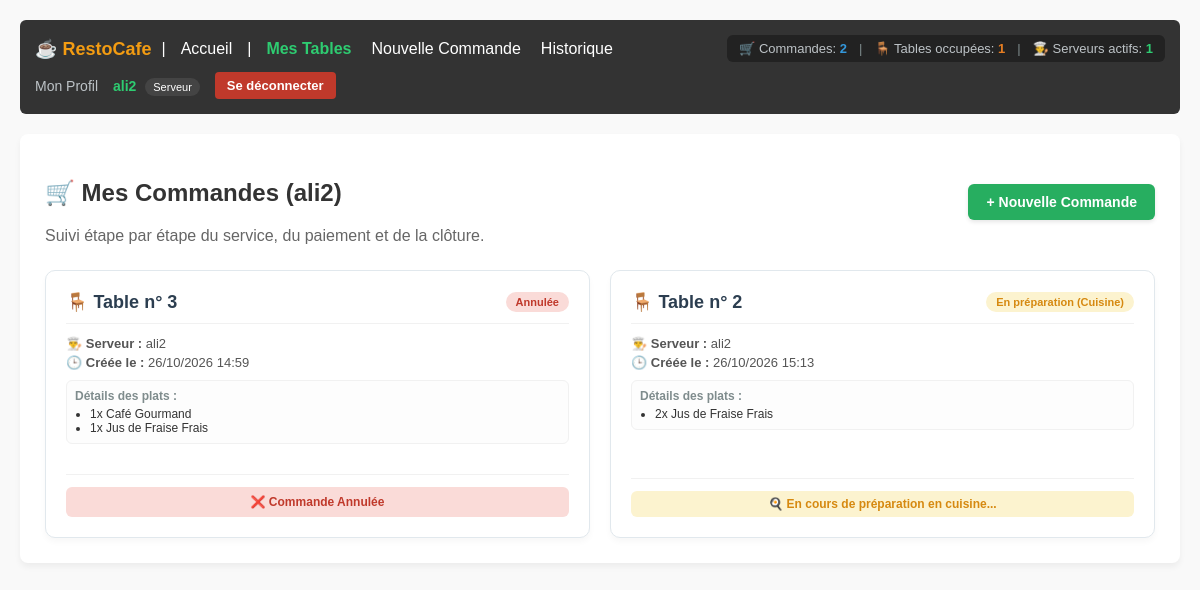
Page /commandes/ (signed in) on the earlier database version.
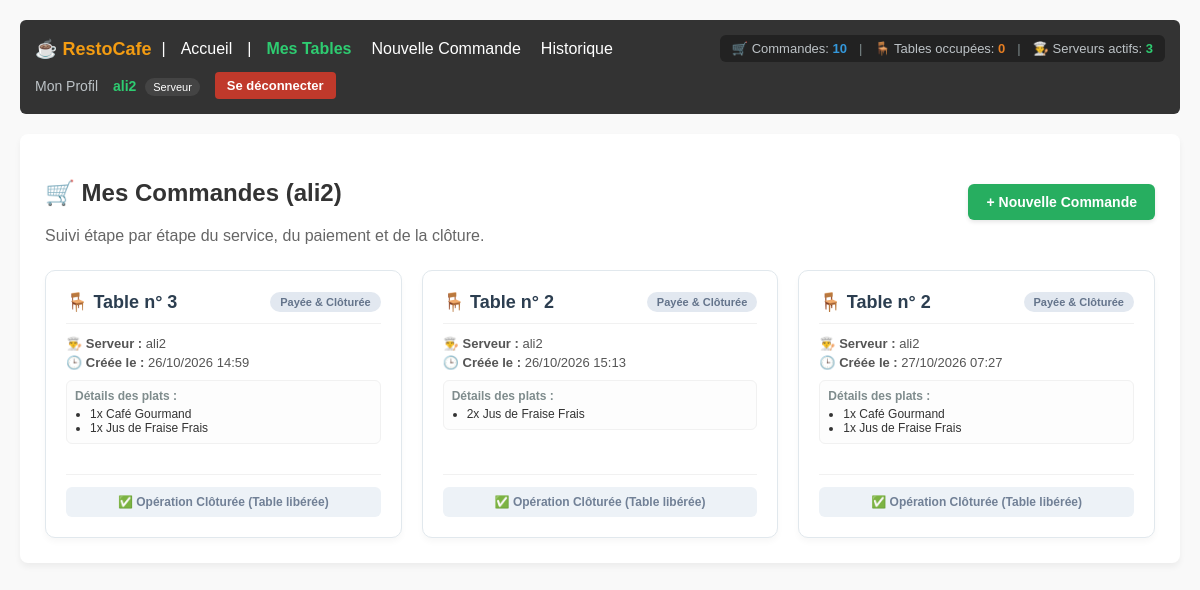
Same page on the later database version.
### commandes/models.py (models this page shows, shortened)
class Commande(models.Model):
    STATUT_CHOICES = (
        ('en_attente', 'En attente (Confirmée par serveur)'),
        ('en_preparation', 'En préparation (Cuisine)'),
        ('prete', 'Prête à servir'),
        ('servie', 'Servie à la table'),
        ('annulee', 'Annulée'),
        ('payee', 'Payée & Clôturée'),
    )
    table = models.ForeignKey(
        Table, on_delete=models.CASCADE, related_name='commandes'
    )
    serveur = models.ForeignKey(
        settings.AUTH_USER_MODEL,
        on_delete=models.SET_NULL,
        null=True,
        blank=True,
        related_name='commandes_gerees',
    )
    statut = models.CharField(
        max_length=20, choices=STATUT_CHOICES, default='en_attente'
    )
    date_creation = models.DateTimeField(auto_now_add=True)

class LigneCommande(models.Model):
    commande = models.ForeignKey(
        Commande, on_delete=models.CASCADE, related_name='lignes'
    )
    plat = models.ForeignKey(Plat, on_delete=models.CASCADE)
    quantite = models.PositiveIntegerField(default=1)

### tables/models.py (models this page shows, shortened)
class Table(models.Model):
  numero = models.IntegerField(unique=True)
  serveur = models.ForeignKey(
      settings.AUTH_USER_MODEL,
      on_delete=models.SET_NULL,
      null=True,
      blank=True,
      limit_choices_to={'role': 'serveur'},
      related_name='tables',
  )
  token_qr = models.UUIDField(default=uuid.uuid4, editable=False, unique=True)
  is_active = models.BooleanField(default=True)

### accounts/models.py (models this page shows, shortened)
class User(AbstractUser):
  ROLE_CHOICES = (
      ('admin', 'Administrateur'),
      ('serveur', 'Serveur'),
      ('cuisine', 'Cuisinier'),
  )
  role = models.CharField(
      max_length=20, choices=ROLE_CHOICES, default='serveur'
  )
  tel = models.CharField(max_length=20, blank=True, null=True)
  photo = models.ImageField(upload_to='profils/', blank=True, null=True)

### menu/models.py (models this page shows, shortened)
class Plat(models.Model):
    categorie = models.ForeignKey(
        Categorie, on_delete=models.CASCADE, related_name='plats'
    )
    nom = models.CharField(max_length=150)
    description = models.TextField(blank=True, null=True)
    prix = models.DecimalField(max_digits=6, decimal_places=2)
    disponible_du_jour = models.BooleanField(default=True)
    is_active = models.BooleanField(default=True)
    image = models.ImageField(upload_to='plats/', blank=True, null=True)

### commandes/views.py (the view)
# urls.py: path('', CommandeListView.as_view(), name='commande_list'),
@method_decorator(login_required, name='dispatch')
class CommandeListView(ListView):
    model = Commande
    template_name = 'commandes/commande_list.html'
    context_object_name = 'commandes'
    ordering = ['-date_creation']
    def get_queryset(self):
        user = self.request.user
        if user.is_superuser or getattr(user, 'role', '') == 'admin':
            return Commande.objects.all()
        elif getattr(user, 'role', '') == 'serveur':
            return Commande.objects.filter(
                Q(serveur=user) | Q(table__serveur=user)
            ).distinct()
        elif getattr(user, 'role', '') == 'cuisine':
            return Commande.objects.filter(statut__in=['en_attente', 'en_preparation', 'prete'])
        return Commande.objects.none()

### accounts/context_processors.py (called while the page is built)
def restaurant_stats(request):
    if not request.user.is_authenticated:
        return {}
    total_commandes = Commande.objects.count()
    tables_occupees = Table.objects.filter(
        commandes__statut__in=['en_attente', 'en_preparation', 'prete']
    ).distinct().count()
    serveurs_actifs = User.objects.filter(
        role='serveur',
        commandes_gerees__isnull=False
    ).distinct().count()
    serveurs_stats = User.objects.filter(role='serveur').prefetch_related('commandes_gerees')
    return {
        'stat_commandes': total_commandes,
        'stat_tables_occupees': tables_occupees,
        'stat_serveurs': serveurs_actifs,
        'serveurs_stats': serveurs_stats,
    }

### commandes/templates/commandes/commande_list.html (shortened to what the changed rows need)
{% extends 'base.html' %}
{% block content %}
    <div style="display: flex; justify-content: space-between; align-items: center; margin-bottom: 25px; flex-wrap: wrap; gap: 15px;">
        <div>
            <h2>🛒
                {% if user.role == 'serveur' %}
                    Mes Commandes ({{ user.username }})
                {% else %}
                    Gestion de toutes les Commandes
                {% endif %}
            </h2>
        </div>
    </div>
    <div style="display: grid; grid-template-columns: repeat(auto-fit, minmax(320px, 1fr)); gap: 20px;">
        {% for cmd in commandes %}
            <div style="background: #ffffff; border: 1px solid #e1e8ed; border-radius: 10px; padding: 20px; box-shadow: 0 4px 6px rgba(0,0,0,0.03); display: flex; flex-direction: column; justify-content: space-between;">
                <div>
                    <div style="display: flex; justify-content: space-between; align-items: center; margin-bottom: 12px; border-bottom: 1px solid #f1f1f1; padding-bottom: 10px;">
                        <span style="font-size: 18px; font-weight: bold; color: #2c3e50;">
                            🪑 Table n° {{ cmd.table.numero }}
                        </span>
                        <span style="padding: 4px 10px; border-radius: 12px; font-size: 11px; font-weight: bold;
                            {% if cmd.statut == 'payee' %} background: #e2e8f0; color: #64748b;
                            {% elif cmd.statut == 'servie' %} background: #fef9e7; color: #b7950b;
                            {% elif cmd.statut == 'prete' %} background: #d4efdf; color: #27ae60;
                            {% elif cmd.statut == 'en_preparation' %} background: #fcf3cf; color: #d68910;
                            {% elif cmd.statut == 'annulee' %} background: #fadbd8; color: #c0392b;
                            {% else %} background: #ebf5fb; color: #2980b9; {% endif %}">
                            {{ cmd.get_statut_display }}
                        </span>
                    </div>
                    <div style="margin-bottom: 15px; font-size: 13px; color: #555;">
                        <p style="margin: 4px 0;"><strong>👨‍🍳 Serveur :</strong> {{ cmd.serveur.username|default:"Non assigné" }}</p>
                        <p style="margin: 4px 0;"><strong>🕒 Créée le :</strong> {{ cmd.date_creation|date:"d/m/Y H:i" }}</p>
                        {% if cmd.lignes.all %}
                            <div style="margin-top: 10px; background: #fdfdfd; border: 1px solid #f1f1f1; padding: 8px; border-radius: 6px;">
                                <strong style="font-size: 12px; color: #7f8c8d; display: block; margin-bottom: 4px;">Détails des plats :</strong>
                                <ul style="margin: 0; padding-left: 15px; font-size: 12px; color: #333;">
                                    {% for ligne in cmd.lignes.all %}
                                        <li>{{ ligne.quantite }}x {{ ligne.plat.nom }}</li>
                                    {% endfor %}
                                </ul>
                            </div>
                        {% endif %}
                    </div>
                </div>
                <div style="margin-top: 15px; border-top: 1px solid #f1f1f1; padding-top: 12px;">
                    {% if cmd.statut == 'en_attente' %}
                        <div style="text-align: center; color: #2980b9; font-size: 12px; font-weight: bold; padding: 6px; background: #ebf5fb; border-radius: 6px;">
                            ⏳ Confirmée par le serveur — En attente de la cuisine
                        </div>
                    {% elif cmd.statut == 'en_preparation' %}
                        <div style="text-align: center; color: #d68910; font-size: 12px; font-weight: bold; padding: 6px; background: #fcf3cf; border-radius: 6px;">
                            🍳 En cours de préparation en cuisine...
                        </div>
                    {% elif cmd.statut == 'payee' %}
                        <div style="text-align: center; color: #718096; font-size: 12px; font-weight: bold; padding: 8px; background: #edf2f7; border-radius: 6px;">
                            ✅ Opération Clôturée (Table libérée)
                        </div>
                    {% elif cmd.statut == 'annulee' %}
                        <div style="text-align: center; color: #c0392b; font-size: 12px; font-weight: bold; padding: 8px; background: #fadbd8; border-radius: 6px;">
                            ❌ Commande Annulée
                        </div>
                    {% endif %}
                </div>
            </div>
        {% empty %}
            <p style="grid-column: 1 / -1; color: #7f8c8d; text-align: center; padding: 40px; background: #fff; border-radius: 8px; border: 1px solid #e1e8ed;">
                Aucune commande enregistrée pour le moment.
            </p>
        {% endfor %}
    </div>
{% endblock %}

### templates/navbar.html (shortened to what this page needs)
<nav style="background: #333; color: #fff; padding: 15px; margin-bottom: 20px; border-radius: 6px; display: flex; justify-content: space-between; align-items: center; flex-wrap: wrap; gap: 10px;">
    <div style="display: flex; align-items: center; gap: 10px; flex-wrap: wrap;">
        <strong style="font-size: 18px; color: #f39c12;">☕ RestoCafe</strong> |
        <a href="{% url 'accounts:home' %}" style="color: #fff; text-decoration: none; margin: 0 5px;">Accueil</a>
        {% if user.is_authenticated %}
            |
            {% if user.role == 'admin' or user.is_superuser %}
                <a href="{% url 'accounts:admin_dashboard' %}" style="color: #3498db; text-decoration: none; margin: 0 5px; font-weight: bold;">Dashboard Admin</a>
                <a href="{% url 'accounts:user_list' %}" style="color: #fff; text-decoration: none; margin: 0 5px;">Utilisateurs</a>
                <a href="{% url 'tables:table_list' %}" style="color: #fff; text-decoration: none; margin: 0 5px;">Tables</a>
                <a href="{% url 'commandes:commande_list' %}" style="color: #fff; text-decoration: none; margin: 0 5px;">Commandes</a>
            {% elif user.role == 'serveur' %}
                <a href="{% url 'tables:serveur_dashboard' %}" style="color: #2ecc71; text-decoration: none; margin: 0 5px; font-weight: bold;">Mes Tables</a>
                <a href="{% url 'commandes:commande_add' %}" style="color: #fff; text-decoration: none; margin: 0 5px;">Nouvelle Commande</a>
                <a href="{% url 'commandes:commande_list' %}" style="color: #fff; text-decoration: none; margin: 0 5px;">Historique</a>
            {% elif user.role == 'cuisine' %}
                <a href="{% url 'commandes:cuisine_dashboard' %}" style="color: #f39c12; text-decoration: none; margin: 0 5px; font-weight: bold;">Dashboard Cuisine</a>
            {% endif %}
        {% endif %}
    </div>
    {% if user.is_authenticated %}
        <div style="display: flex; align-items: center; gap: 12px; background: #222; padding: 6px 12px; border-radius: 6px; font-size: 13px;">
            <span style="color: #bdc3c7;" title="Commandes totales">
                🛒 Commandes: <strong style="color: #3498db;">{{ stat_commandes|default:0 }}</strong>
            </span>
            <span style="color: #7f8c8d;">|</span>
            <span style="color: #bdc3c7;" title="Tables occupées">
                🪑 Tables occupées: <strong style="color: #e67e22;">{{ stat_tables_occupees|default:0 }}</strong>
            </span>
            <span style="color: #7f8c8d;">|</span>
            <span style="color: #bdc3c7;" title="Serveurs actifs">
                👨‍🍳 Serveurs actifs: <strong style="color: #2ecc71;">{{ stat_serveurs|default:0 }}</strong>
            </span>
        </div>
    {% endif %}
    <div style="display: flex; align-items: center; gap: 15px;">
        {% if user.is_authenticated %}
            <a href="{% url 'accounts:profile' %}" style="color: #bdc3c7; text-decoration: none; font-size: 14px;">Mon Profil</a>
            <span style="color: #2ecc71; font-size: 14px;">
                <strong>{{ user.username }}</strong>
                <span style="background: #444; color: #fff; padding: 3px 8px; border-radius: 10px; font-size: 11px; margin-left: 5px;">{{ user.get_role_display|default:user.role }}</span>
            </span>
            <form action="{% url 'accounts:logout' %}" method="post" style="display: inline; margin: 0;">
                <button type="submit" style="background: #c0392b; color: white; border: none; padding: 6px 12px; border-radius: 4px; cursor: pointer; font-size: 13px; font-weight: bold;">Se déconnecter</button>
            </form>
        {% else %}
            <span style="color: #e74c3c; font-size: 14px;">Non connecté</span>
            <a href="{% url 'accounts:login' %}" style="color: #fff; text-decoration: none; padding: 6px 12px; background: #2980b9; border-radius: 4px; font-size: 13px; font-weight: bold;">Connexion</a>
        {% endif %}
    </div>
</nav>

Differences in the rows shown:
changed Commande (number 1 of 3 on the later page): statut "Annulée" → "Payée & Clôturée"; statut "❌ Commande Annulée" → "✅ Opération Clôturée (Table libérée)"
changed Commande (number 2 of 3 on the later page): statut "En préparation (Cuisine)" → "Payée & Clôturée"; statut "🍳 En cours de préparation en cuisine..." → "✅ Opération Clôturée (Table libérée)"
added Commande: table.numero "2", statut "Payée & Clôturée", serveur.username "ali2", date_creation "27/10/2026 07:27", shows "✅ Opération Clôturée (Table libérée)"
added LigneCommande: quantite "1", plat.nom "Café Gourmand", shown under "2"
added LigneCommande: quantite "1", plat.nom "Jus de Fraise Frais", shown under "2"
Other differences:
{{ stat_commandes|default:0 }}: "2" → "10"
{{ stat_tables_occupees|default:0 }}: "1" → "0"
{{ stat_serveurs|default:0 }}: "1" → "3"
